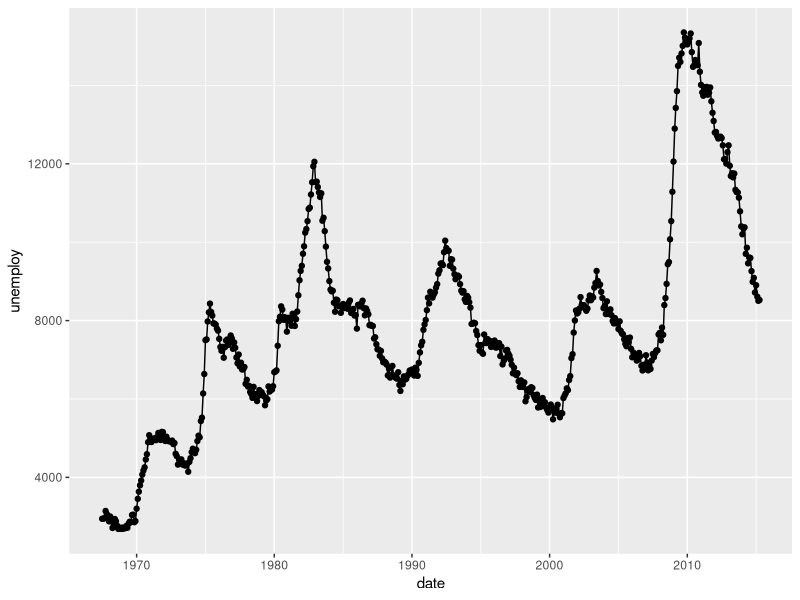

The R source for this figure: (Note: this script raises an error after producing the figure.)
library(ggplot2)


g1 <- ggplot(economics, aes(x = date, y = unemploy)) + geom_point() + geom_line()

gg_hline1 <- g1 + geom_hline_interactive(aes(yintercept = mean(unemploy), tooltip = round(mean(unemploy), 2)))


dataset = data.frame(x=c(1,2,5,6,8),
                     y=c(3,6,2,8,7),
                     vx=c(1,1.5,0.8,0.5,1.3),
                     vy=c(0.2,1.3,1.7,0.8,1.4),
                     year = c(2014, 2015, 2016, 2017, 2018))

dataset$clickjs = rep(paste0("alert(\"",mean(dataset$y), "\")"), 5)


g2 <- ggplot(dataset, aes(x = year, y = y)) + geom_point() + geom_line()

gg_hline2 <- g2 + geom_hline_interactive(aes(yintercept = mean(y), tooltip = round(mean(y), 2), data_id = y, onclick = clickjs))


ggiraph(code = print(gg_hline1))
ggiraph(code = print(gg_hline2), hover_css = "cursor:pointer;fill:orange;stroke:orange;")
